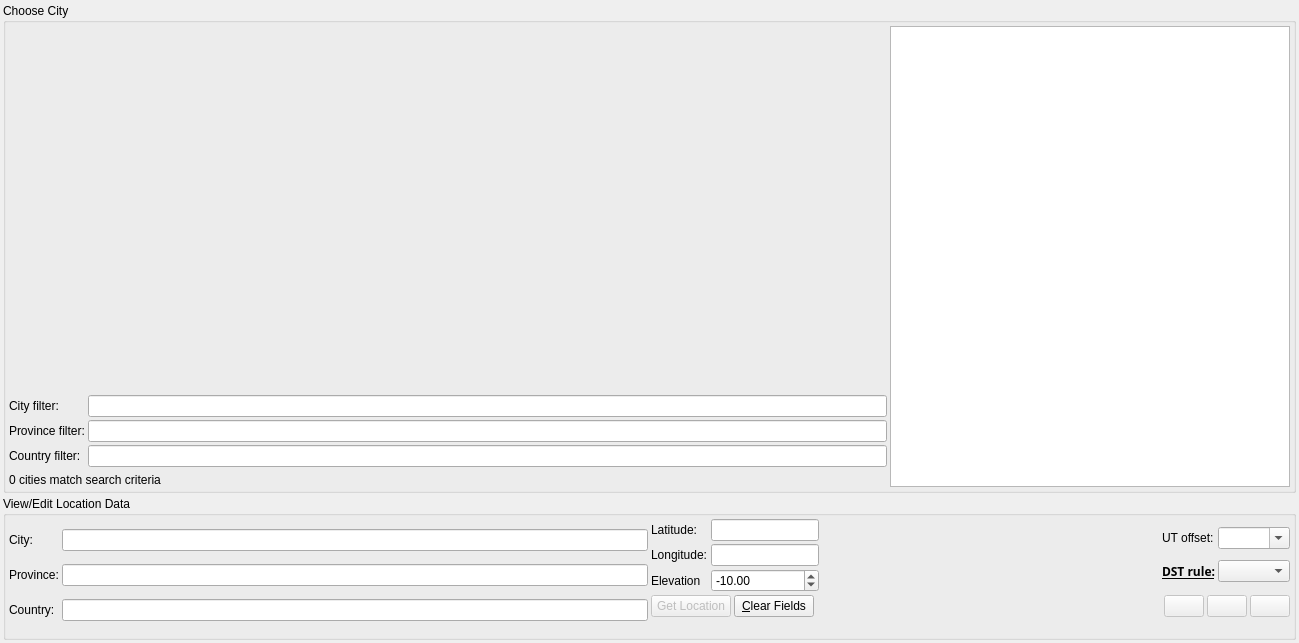
<?xml version='1.0' encoding='utf-8'?>
<ui version="4.0">
 <class>LocationDialog</class>
 <widget class="QWidget" name="LocationDialog">
  <property name="geometry">
   <rect>
    <x>0</x>
    <y>0</y>
    <width>1299</width>
    <height>643</height>
   </rect>
  </property>
  <property name="sizePolicy">
   <sizepolicy hsizetype="MinimumExpanding" vsizetype="MinimumExpanding">
    <horstretch>0</horstretch>
    <verstretch>0</verstretch>
   </sizepolicy>
  </property>
  <property name="minimumSize">
   <size>
    <width>800</width>
    <height>480</height>
   </size>
  </property>
  <property name="maximumSize">
   <size>
    <width>4000</width>
    <height>2000</height>
   </size>
  </property>
  <layout class="QVBoxLayout">
   <property name="spacing">
    <number>3</number>
   </property>
   <property name="leftMargin">
    <number>3</number>
   </property>
   <property name="topMargin">
    <number>3</number>
   </property>
   <property name="rightMargin">
    <number>3</number>
   </property>
   <property name="bottomMargin">
    <number>3</number>
   </property>
   <item>
    <widget class="QGroupBox" name="CityGroupBox">
     <property name="title">
      <string>Choose City</string>
     </property>
     <layout class="QHBoxLayout">
      <property name="spacing">
       <number>3</number>
      </property>
      <property name="leftMargin">
       <number>3</number>
      </property>
      <property name="topMargin">
       <number>3</number>
      </property>
      <property name="rightMargin">
       <number>3</number>
      </property>
      <property name="bottomMargin">
       <number>3</number>
      </property>
      <item>
       <layout class="QVBoxLayout" name="MapAndFilters">
        <property name="spacing">
         <number>6</number>
        </property>
        <property name="sizeConstraint">
         <enum>QLayout::SetMinimumSize</enum>
        </property>
        <property name="leftMargin">
         <number>0</number>
        </property>
        <property name="topMargin">
         <number>0</number>
        </property>
        <property name="rightMargin">
         <number>0</number>
        </property>
        <property name="bottomMargin">
         <number>0</number>
        </property>
        <item>
         <widget class="MapCanvas" name="MapView">
          <property name="sizePolicy">
           <sizepolicy hsizetype="MinimumExpanding" vsizetype="MinimumExpanding">
            <horstretch>0</horstretch>
            <verstretch>0</verstretch>
           </sizepolicy>
          </property>
          <property name="minimumSize">
           <size>
            <width>360</width>
            <height>180</height>
           </size>
          </property>
          <property name="maximumSize">
           <size>
            <width>4000</width>
            <height>2000</height>
           </size>
          </property>
          <property name="frameShape">
           <enum>QFrame::NoFrame</enum>
          </property>
          <property name="frameShadow">
           <enum>QFrame::Plain</enum>
          </property>
         </widget>
        </item>
        <item>
         <layout class="QGridLayout" name="Filters">
          <property name="leftMargin">
           <number>0</number>
          </property>
          <property name="topMargin">
           <number>0</number>
          </property>
          <property name="rightMargin">
           <number>0</number>
          </property>
          <property name="bottomMargin">
           <number>0</number>
          </property>
          <property name="spacing">
           <number>3</number>
          </property>
          <item row="2" column="0">
           <widget class="QLabel" name="CountryFiltLabel">
            <property name="text">
             <string>Country filter:</string>
            </property>
           </widget>
          </item>
          <item row="1" column="1">
           <widget class="QLineEdit" name="ProvinceFilter" />
          </item>
          <item row="0" column="0">
           <widget class="QLabel" name="CityFiltLabel">
            <property name="text">
             <string>City filter:</string>
            </property>
           </widget>
          </item>
          <item row="2" column="1">
           <widget class="QLineEdit" name="CountryFilter" />
          </item>
          <item row="0" column="1">
           <widget class="QLineEdit" name="CityFilter" />
          </item>
          <item row="1" column="0">
           <widget class="QLabel" name="ProvinceFiltLabel">
            <property name="text">
             <string>Province filter:</string>
            </property>
           </widget>
          </item>
         </layout>
        </item>
        <item>
         <widget class="QLabel" name="CountLabel">
          <property name="text">
           <string>0 cities match search criteria</string>
          </property>
         </widget>
        </item>
       </layout>
      </item>
      <item>
       <widget class="QListWidget" name="GeoBox">
        <property name="maximumSize">
         <size>
          <width>400</width>
          <height>16777215</height>
         </size>
        </property>
       </widget>
      </item>
     </layout>
    </widget>
   </item>
   <item>
    <widget class="QGroupBox" name="EditGroupBox">
     <property name="sizePolicy">
      <sizepolicy hsizetype="Preferred" vsizetype="Preferred">
       <horstretch>0</horstretch>
       <verstretch>0</verstretch>
      </sizepolicy>
     </property>
     <property name="title">
      <string>View/Edit Location Data</string>
     </property>
     <layout class="QHBoxLayout">
      <property name="spacing">
       <number>3</number>
      </property>
      <property name="leftMargin">
       <number>3</number>
      </property>
      <property name="topMargin">
       <number>3</number>
      </property>
      <property name="rightMargin">
       <number>3</number>
      </property>
      <property name="bottomMargin">
       <number>3</number>
      </property>
      <item>
       <layout class="QGridLayout">
        <property name="leftMargin">
         <number>0</number>
        </property>
        <property name="topMargin">
         <number>0</number>
        </property>
        <property name="rightMargin">
         <number>0</number>
        </property>
        <property name="bottomMargin">
         <number>0</number>
        </property>
        <property name="spacing">
         <number>3</number>
        </property>
        <item row="1" column="1">
         <widget class="QLineEdit" name="NewProvinceName">
          <property name="minimumSize">
           <size>
            <width>140</width>
            <height>0</height>
           </size>
          </property>
         </widget>
        </item>
        <item row="2" column="1">
         <widget class="QLineEdit" name="NewCountryName">
          <property name="minimumSize">
           <size>
            <width>140</width>
            <height>0</height>
           </size>
          </property>
         </widget>
        </item>
        <item row="0" column="0">
         <widget class="QLabel" name="NewCityLabel">
          <property name="text">
           <string>City:</string>
          </property>
         </widget>
        </item>
        <item row="0" column="1">
         <widget class="QLineEdit" name="NewCityName">
          <property name="minimumSize">
           <size>
            <width>140</width>
            <height>0</height>
           </size>
          </property>
         </widget>
        </item>
        <item row="1" column="0">
         <widget class="QLabel" name="NewProvinceLabel">
          <property name="text">
           <string>Province:</string>
          </property>
         </widget>
        </item>
        <item row="2" column="0">
         <widget class="QLabel" name="NewCountryLabel">
          <property name="text">
           <string>Country:</string>
          </property>
         </widget>
        </item>
       </layout>
      </item>
      <item>
       <layout class="QVBoxLayout">
        <property name="spacing">
         <number>3</number>
        </property>
        <property name="leftMargin">
         <number>0</number>
        </property>
        <property name="topMargin">
         <number>0</number>
        </property>
        <property name="rightMargin">
         <number>0</number>
        </property>
        <property name="bottomMargin">
         <number>0</number>
        </property>
        <item>
         <layout class="QHBoxLayout">
          <property name="spacing">
           <number>3</number>
          </property>
          <property name="leftMargin">
           <number>0</number>
          </property>
          <property name="topMargin">
           <number>0</number>
          </property>
          <property name="rightMargin">
           <number>0</number>
          </property>
          <property name="bottomMargin">
           <number>0</number>
          </property>
          <item>
           <layout class="QGridLayout">
            <property name="leftMargin">
             <number>0</number>
            </property>
            <property name="topMargin">
             <number>0</number>
            </property>
            <property name="rightMargin">
             <number>0</number>
            </property>
            <property name="bottomMargin">
             <number>0</number>
            </property>
            <property name="spacing">
             <number>3</number>
            </property>
            <item row="0" column="2">
             <widget class="dmsBox" name="NewLat">
              <property name="sizePolicy">
               <sizepolicy hsizetype="Preferred" vsizetype="Fixed">
                <horstretch>0</horstretch>
                <verstretch>0</verstretch>
               </sizepolicy>
              </property>
              <property name="minimumSize">
               <size>
                <width>100</width>
                <height>0</height>
               </size>
              </property>
              <property name="toolTip">
               <string>&lt;html&gt;&lt;head/&gt;&lt;body&gt;&lt;p&gt;Latitude in degrees. North of equator is positive and South is negative.&lt;/p&gt;&lt;/body&gt;&lt;/html&gt;</string>
              </property>
             </widget>
            </item>
            <item row="1" column="0">
             <widget class="QLabel" name="LongLabel">
              <property name="text">
               <string>Longitude:</string>
              </property>
             </widget>
            </item>
            <item row="1" column="2">
             <widget class="dmsBox" name="NewLong">
              <property name="sizePolicy">
               <sizepolicy hsizetype="Preferred" vsizetype="Fixed">
                <horstretch>0</horstretch>
                <verstretch>0</verstretch>
               </sizepolicy>
              </property>
              <property name="minimumSize">
               <size>
                <width>100</width>
                <height>0</height>
               </size>
              </property>
              <property name="toolTip">
               <string>&lt;html&gt;&lt;head/&gt;&lt;body&gt;&lt;p&gt;Longitude in degrees. East of Greenwich is positive and West is negative.&lt;/p&gt;&lt;/body&gt;&lt;/html&gt;</string>
              </property>
             </widget>
            </item>
            <item row="0" column="0">
             <widget class="QLabel" name="LatLabel">
              <property name="text">
               <string>Latitude:</string>
              </property>
             </widget>
            </item>
            <item row="2" column="0">
             <widget class="QLabel" name="ElevationLabel">
              <property name="text">
               <string>Elevation</string>
              </property>
             </widget>
            </item>
            <item row="2" column="2">
             <widget class="QDoubleSpinBox" name="NewElev">
              <property name="minimum">
               <double>-420.000000000000000</double>
              </property>
              <property name="maximum">
               <double>10000.000000000000000</double>
              </property>
              <property name="singleStep">
               <double>10.000000000000000</double>
              </property>
              <property name="value">
               <double>-10.000000000000000</double>
              </property>
             </widget>
            </item>
           </layout>
          </item>
          <item>
           <spacer>
            <property name="orientation">
             <enum>Qt::Horizontal</enum>
            </property>
            <property name="sizeHint" stdset="0">
             <size>
              <width>16</width>
              <height>21</height>
             </size>
            </property>
           </spacer>
          </item>
          <item>
           <layout class="QGridLayout">
            <property name="leftMargin">
             <number>0</number>
            </property>
            <property name="topMargin">
             <number>0</number>
            </property>
            <property name="rightMargin">
             <number>0</number>
            </property>
            <property name="bottomMargin">
             <number>0</number>
            </property>
            <property name="spacing">
             <number>3</number>
            </property>
            <item row="1" column="0">
             <widget class="QLabel" name="DSTLabel">
              <property name="sizePolicy">
               <sizepolicy hsizetype="Preferred" vsizetype="Preferred">
                <horstretch>0</horstretch>
                <verstretch>0</verstretch>
               </sizepolicy>
              </property>
              <property name="font">
               <font>
                <family>Sans Serif</family>
                <pointsize>9</pointsize>
                <italic>false</italic>
                <bold>true</bold>
                <underline>true</underline>
                <strikeout>false</strikeout>
               </font>
              </property>
              <property name="text">
               <string>DST rule:</string>
              </property>
             </widget>
            </item>
            <item row="1" column="1">
             <widget class="QComboBox" name="DSTRuleBox" />
            </item>
            <item row="0" column="0">
             <widget class="QLabel" name="TZLabel">
              <property name="text">
               <string>UT offset:</string>
              </property>
             </widget>
            </item>
            <item row="0" column="1">
             <widget class="QComboBox" name="TZBox">
              <property name="editable">
               <bool>true</bool>
              </property>
             </widget>
            </item>
           </layout>
          </item>
         </layout>
        </item>
        <item>
         <layout class="QHBoxLayout">
          <property name="spacing">
           <number>3</number>
          </property>
          <property name="leftMargin">
           <number>0</number>
          </property>
          <property name="topMargin">
           <number>0</number>
          </property>
          <property name="rightMargin">
           <number>0</number>
          </property>
          <property name="bottomMargin">
           <number>0</number>
          </property>
          <item>
           <widget class="QPushButton" name="GetLocationButton">
            <property name="enabled">
             <bool>false</bool>
            </property>
            <property name="text">
             <string>Get Location</string>
            </property>
           </widget>
          </item>
          <item>
           <widget class="QPushButton" name="ClearFieldsButton">
            <property name="text">
             <string>&amp;Clear Fields</string>
            </property>
           </widget>
          </item>
          <item>
           <spacer>
            <property name="orientation">
             <enum>Qt::Horizontal</enum>
            </property>
            <property name="sizeHint" stdset="0">
             <size>
              <width>40</width>
              <height>20</height>
             </size>
            </property>
           </spacer>
          </item>
          <item>
           <widget class="QPushButton" name="AddCityButton">
            <property name="enabled">
             <bool>false</bool>
            </property>
            <property name="minimumSize">
             <size>
              <width>16</width>
              <height>16</height>
             </size>
            </property>
            <property name="toolTip">
             <string>Add City</string>
            </property>
            <property name="text">
             <string />
            </property>
            <property name="icon">
             <iconset theme="list-add">
              <normaloff>.</normaloff>.</iconset>
            </property>
            <property name="iconSize">
             <size>
              <width>22</width>
              <height>22</height>
             </size>
            </property>
           </widget>
          </item>
          <item>
           <widget class="QPushButton" name="UpdateButton">
            <property name="enabled">
             <bool>false</bool>
            </property>
            <property name="minimumSize">
             <size>
              <width>16</width>
              <height>16</height>
             </size>
            </property>
            <property name="toolTip">
             <string>Update City</string>
            </property>
            <property name="statusTip">
             <string />
            </property>
            <property name="text">
             <string />
            </property>
            <property name="icon">
             <iconset theme="document-save">
              <normaloff>.</normaloff>.</iconset>
            </property>
            <property name="iconSize">
             <size>
              <width>22</width>
              <height>22</height>
             </size>
            </property>
           </widget>
          </item>
          <item>
           <widget class="QPushButton" name="RemoveButton">
            <property name="enabled">
             <bool>false</bool>
            </property>
            <property name="minimumSize">
             <size>
              <width>16</width>
              <height>16</height>
             </size>
            </property>
            <property name="toolTip">
             <string>Remove City</string>
            </property>
            <property name="text">
             <string />
            </property>
            <property name="icon">
             <iconset theme="list-remove">
              <normaloff>.</normaloff>.</iconset>
            </property>
            <property name="iconSize">
             <size>
              <width>22</width>
              <height>22</height>
             </size>
            </property>
           </widget>
          </item>
         </layout>
        </item>
        <item>
         <widget class="QLabel" name="errorLabel">
          <property name="font">
           <font>
            <bold>true</bold>
           </font>
          </property>
          <property name="text">
           <string />
          </property>
         </widget>
        </item>
       </layout>
      </item>
     </layout>
    </widget>
   </item>
  </layout>
 </widget>
 <customwidgets>
  <customwidget>
   <class>dmsBox</class>
   <extends>QLineEdit</extends>
   <header>widgets/dmsbox.h</header>
  </customwidget>
  <customwidget>
   <class>MapCanvas</class>
   <extends>QFrame</extends>
   <header>widgets/mapcanvas.h</header>
   <container>1</container>
  </customwidget>
 </customwidgets>
 <tabstops>
  <tabstop>CityFilter</tabstop>
  <tabstop>ProvinceFilter</tabstop>
  <tabstop>CountryFilter</tabstop>
  <tabstop>GeoBox</tabstop>
  <tabstop>NewCityName</tabstop>
  <tabstop>NewProvinceName</tabstop>
  <tabstop>NewCountryName</tabstop>
  <tabstop>NewLat</tabstop>
  <tabstop>NewLong</tabstop>
  <tabstop>TZBox</tabstop>
  <tabstop>DSTRuleBox</tabstop>
  <tabstop>AddCityButton</tabstop>
  <tabstop>UpdateButton</tabstop>
  <tabstop>RemoveButton</tabstop>
  <tabstop>ClearFieldsButton</tabstop>
 </tabstops>
 <resources />
 <connections />
</ui>
